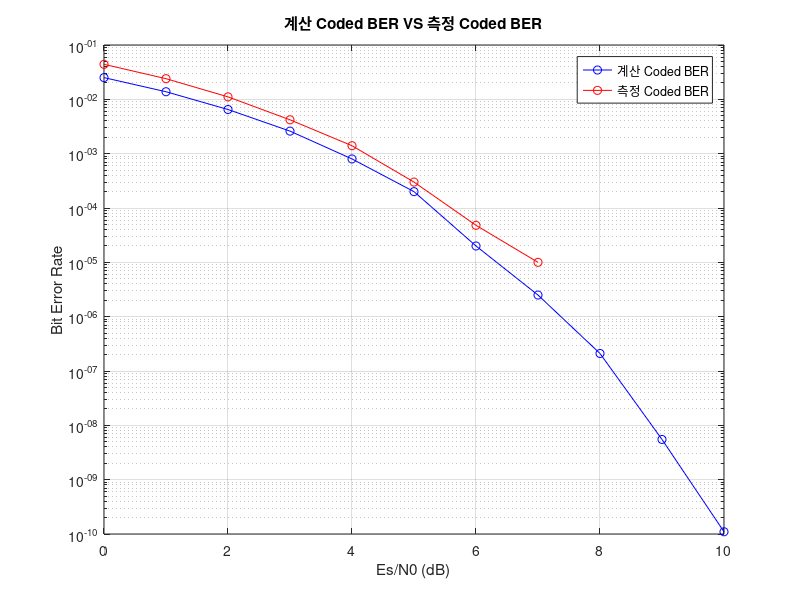

Write the MATLAB code that produced this figure.

% 16-QAM plot 
% parameters
Es_N0_dB = 0:10; % range of Es/N0 values in dB
Es_N0 = 10.^(Es_N0_dB/10); % convert Es/N0 from dB to linear scale

% calculating BER
ch_BER=0.01*[4.41,2.4,1.11,0.42,0.14,0.03,4.8*10^(-3),10^(-3),0,0,0];
Coded_BER=0.01*[2.51,1.38,0.65,0.26,0.08,0.02, 2*10^(-3), 2.5*10^(-4),2.1*10^(-5),5.5*10^(-7),1.1*10^(-8)];
% plot
semilogy(Es_N0_dB, Coded_BER, 'bo-',Es_N0_dB, ch_BER, 'ro-');
legend('계산 Coded BER','측정 Coded BER')
grid on;
xlabel('Es/N0 (dB)');
ylabel('Bit Error Rate');
title('계산 Coded BER VS 측정 Coded BER');



